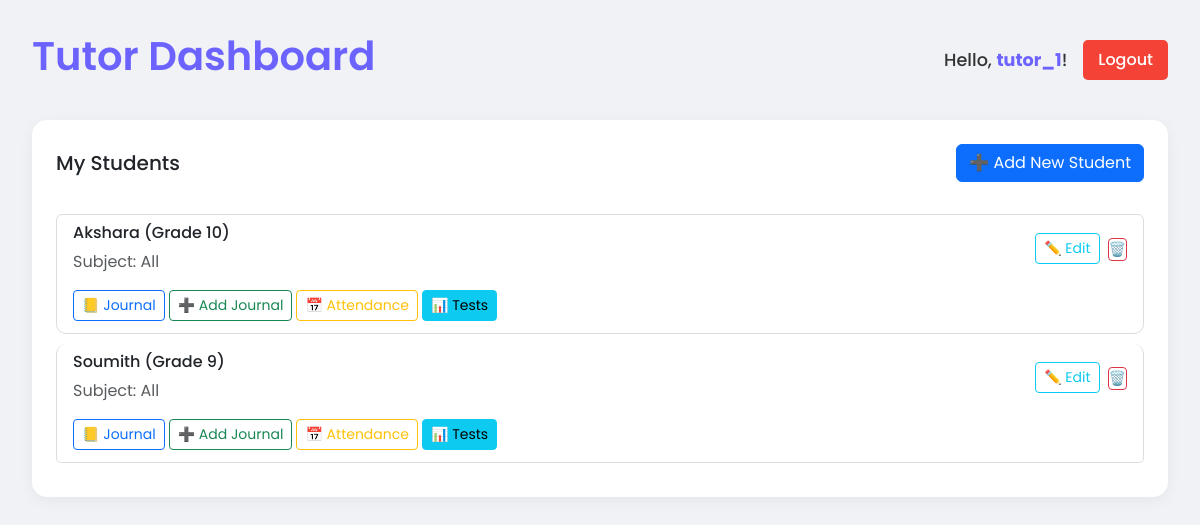
Screenshot of /tutor-dashboard (signed in) with the database file from the repository.
### models.py (models this page shows)
class User(SQLModel, table=True):
    id: Optional[int] = Field(default=None, primary_key=True)
    username: str
    email: Optional[str] = None
    phone: Optional[str] = None
    password: str
    user_type: str = Field(default="admin")
    tutor_id: Optional[int] = Field(default=None, foreign_key="tutor.id")
    tutors: List["Tutor"] = Relationship(
        back_populates="user",
        sa_relationship_kwargs={
            "primaryjoin": "User.id == Tutor.user_id"
        }
    )

class Student(SQLModel, table=True):
    id: Optional[int] = Field(default=None, primary_key=True)
    name: str
    grade: str
    school: Optional[str] = None
    syllabus: Optional[str] = None
    focus_subjects: Optional[str] = None
    subject: Optional[str] = None
    remarks: Optional[str] = None
    tutor_id: int = Field(foreign_key="tutor.id")
    tutor: Optional["Tutor"] = Relationship(back_populates="students")
    journals: List["Journal"] = Relationship(back_populates="student")
    attendances: List["Attendance"] = Relationship(back_populates="student")
    tests: List["TestRecord"] = Relationship(back_populates="student")
    upcoming_tests: List["UpcomingTest"] = Relationship(back_populates="student")
    feedbacks: List["Feedback"] = Relationship(back_populates="student")

### main.py (the view)
@app.get("/tutor-dashboard", response_class=HTMLResponse)
def tutor_dashboard(request: Request, session: Session = Depends(get_session), user: User = Depends(get_current_user)):
    if user.user_type != "tutor":
        raise HTTPException(status_code=403, detail="Not authorized")
    tutor = session.get(Tutor, user.tutor_id)
    students = session.exec(select(Student).where(Student.tutor_id == tutor.id)).all()
    print(f"Tutor Dashboard: Found {len(students)} students.")
    today = date.today()
    presents_today = session.exec(
        select(func.count(Attendance.id))
        .where(Attendance.attendance_date == today)
        .where(Attendance.student_id.in_([s.id for s in students]))
        .where(func.lower(Attendance.status) == "present")
    ).first() or 0
    absents_today = session.exec(
        select(func.count(Attendance.id))
        .where(Attendance.attendance_date == today)
        .where(Attendance.student_id.in_([s.id for s in students]))
        .where(func.lower(Attendance.status) == "absent")
    ).first() or 0
    record_tests = session.exec(
        select(TestRecord, Student)
        .join(Student)
        .where(TestRecord.student_id.in_([s.id for s in students]))
        .order_by(TestRecord.test_date.desc())
        .limit(5)
    ).all()
    upcoming_tests = session.exec(
        select(UpcomingTest, Student)
        .join(Student)
        .where(UpcomingTest.student_id.in_([s.id for s in students]))
        .order_by(UpcomingTest.test_date.asc())
        .limit(5)
    ).all()
    return no_cache_response(
        templates.TemplateResponse(
            "tutor_dashboard.html",
            {
                "request": request,
                "username": user.username,
                "user_type": user.user_type,
                "tutor": tutor,
                "students": students,
                "presents_today": presents_today,
                "absents_today": absents_today,
                "record_tests": record_tests,
                "upcoming_tests": upcoming_tests,
            }
        )
    )

### templates/tutor_dashboard.html (shortened to what this page needs)
<!DOCTYPE html>
<html lang="en">
<head>
    <link href="https://cdn.jsdelivr.net/npm/bootstrap@5.3.3/dist/css/bootstrap.min.css" rel="stylesheet">
</head>
<body>
<div class="container-fluid">
    <div class="header-section">
        <h1>Tutor Dashboard</h1>
        <div class="profile-section">
            <span class="user-greeting">Hello, <span>{{ username }}</span>!</span>
            <a href="/logout" class="btn btn-logout">Logout</a>
        </div>
    </div>
    <div class="row">
        <div class="col-12">
            <div class="card p-4">
                <div class="d-flex justify-content-between align-items-center mb-3">
                    <h5 class="card-title m-0">My Students</h5>
                    <a href="/tutor/{{ tutor.id }}/add-student" class="btn btn-primary">➕ Add New Student</a>
                </div>
                <ul class="list-group mt-3">
                    {% if students %}
                        {% for student in students %}
                            <li class="list-group-item">
                                <div class="d-flex justify-content-between align-items-center">
                                    <div>
                                        <h6>{{ student.name }} (Grade {{ student.grade }})</h6>
                                        <p class="m-0 text-muted">Subject: {{ student.subject }}</p>
                                    </div>
                                    <div class="d-flex align-items-center">
                                        <a href="/student/{{ student.id }}/edit" class="btn btn-sm btn-outline-info me-2">✏️ Edit</a>
                                        <form method="post" action="/student/{{ student.id }}/delete" style="display:inline;">
                                            <button type="submit" class="btn btn-sm btn-outline-danger p-0 m-0"
                                                    onclick="return confirm('Delete this student?')"
                                                    title="Delete Student">🗑️</button>
                                        </form>
                                    </div>
                                </div>
                                <div class="mt-3 d-flex flex-wrap">
                                    <a href="/student/{{ student.id }}/journal" class="btn btn-sm btn-outline-primary me-1 mb-1">📒 Journal</a>
                                    <a href="/student/{{ student.id }}/journal/add" class="btn btn-sm btn-outline-success me-1 mb-1">➕ Add Journal</a>
                                    <a href="/student/{{ student.id }}/attendance-view" class="btn btn-sm btn-outline-warning me-1 mb-1">📅 Attendance</a>
                                    <a href="/student/{{ student.id }}/tests" class="btn btn-sm btn-info me-1 mb-1">📊 Tests</a>
                                </div>
                            </li>
                        {% endfor %}
                    {% else %}
                        <li class="list-group-item text-center text-muted py-5">No students found.</li>
                    {% endif %}
                </ul>
            </div>
        </div>
    </div>
</div>
</body>
</html>

### templates/tutor_dashboard.html (style rules this page uses)
:root { --primary-color: #6C63FF; --secondary-color: #8E7CFF; --text-color: #333; --light-bg: #F0F2F5; --card-bg: #fff; --border-color: #ddd; }
body { font-family: 'Poppins', sans-serif; background-color: var(--light-bg); color: var(--text-color); }
.container-fluid { padding: 2rem; }
.header-section { display: flex; justify-content: space-between; align-items: center; margin-bottom: 2rem; }
.header-section h1 { font-weight: 600; color: var(--primary-color); }
.profile-section { display: flex; align-items: center; }
.user-greeting { font-size: 1.1rem; margin-right: 1rem; font-weight: 500; }
.user-greeting span { color: var(--primary-color); font-weight: 700; }
.btn-logout { background-color: #f44336; color: white; border: none; border-radius: 5px; padding: 8px 15px; text-decoration: none; font-weight: 500; transition: background-color 0.3s ease; }
.card { border: none; border-radius: 15px; box-shadow: 0 4px 15px rgba(0, 0, 0, 0.05); transition: transform 0.3s ease, box-shadow 0.3s ease; }
.list-group-item { border-radius: 10px; border: 1px solid var(--border-color); margin-bottom: 10px; transition: background-color 0.3s ease; }

### rows the page displays
User: username "tutor_1"
Student: name "Akshara", grade "10", subject "All"
Student: name "Soumith", grade "9", subject "All"
